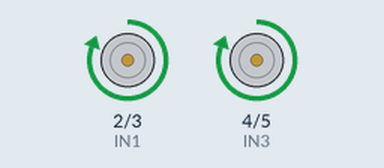
Bench run of a sketch on a simulated Arduino Uno, built with avr-gcc and run on an emulated ATmega328P. Parts: motor-driver pin pairs drawn as motors (green arrow = first pin HIGH = forward, orange = second pin HIGH = backward, longer = more drive).

Above: at 1.5 s.
At 6.5 s:
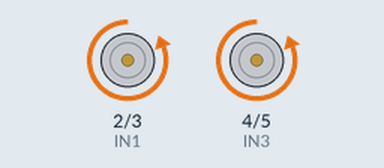
At 9.0 s:
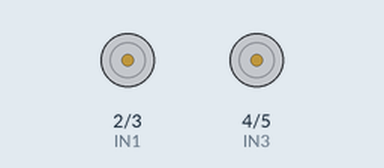
Timing chart, 0 to 13.0 s (numbered marks = the images above):
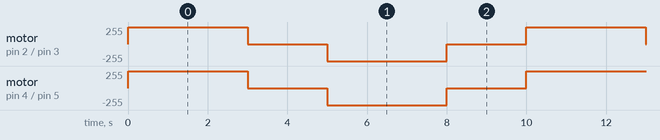

Measured:
- by itself, motor on pin 2 (IN1) / pin 3 (IN2), motor on pin 4 (IN3) / pin 5 (IN4): repeats every 10.0 s: stopped 2.0 s, backward 255/255 3.0 s, stopped 2.0 s, forward 255/255 3.0 s

The sketch:

legs.ino
```cpp
const int IN1 = 2;
const int IN2 = 3;
const int IN3 = 4;
const int IN4 = 5;

void setup() {

  pinMode(IN1, OUTPUT);
  pinMode(IN2, OUTPUT);
  pinMode(IN3, OUTPUT);
  pinMode(IN4, OUTPUT);

}

void loop() {

  // Forward
  digitalWrite(IN1, HIGH);
  digitalWrite(IN2, LOW);

  digitalWrite(IN3, HIGH);
  digitalWrite(IN4, LOW);

  delay(3000);

  // Stop
  digitalWrite(IN1, LOW);
  digitalWrite(IN2, LOW);

  digitalWrite(IN3, LOW);
  digitalWrite(IN4, LOW);

  delay(2000);

  // Reverse
  digitalWrite(IN1, LOW);
  digitalWrite(IN2, HIGH);

  digitalWrite(IN3, LOW);
  digitalWrite(IN4, HIGH);

  delay(3000);

  // Stop
  digitalWrite(IN1, LOW);
  digitalWrite(IN2, LOW);

  digitalWrite(IN3, LOW);
  digitalWrite(IN4, LOW);

  delay(2000);

}
```
